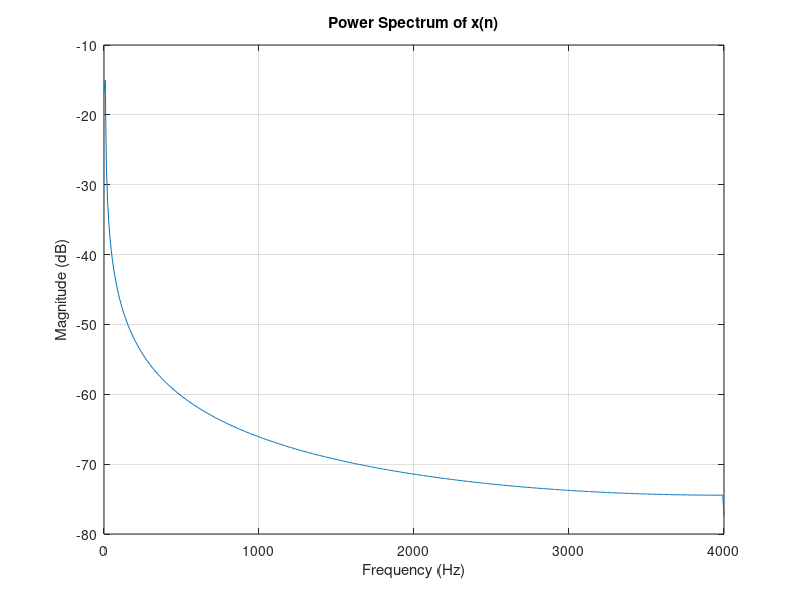

The MATLAB script that drew this image:
clc;
clear all;
close all;
N = 1024;
fs = 8000;
f = input('Enter the frequency [1 to 5000]: ');
n = 0:N-1;
x = sin(2 * pi * (f / fs) * n);
[Pxx, frequencies] = periodogram(x, [], N, fs);

plot(frequencies, 10 * log10(Pxx));
grid on;
xlabel('Frequency (Hz)');
ylabel('Magnitude (dB)');
title('Power Spectrum of x(n)');
